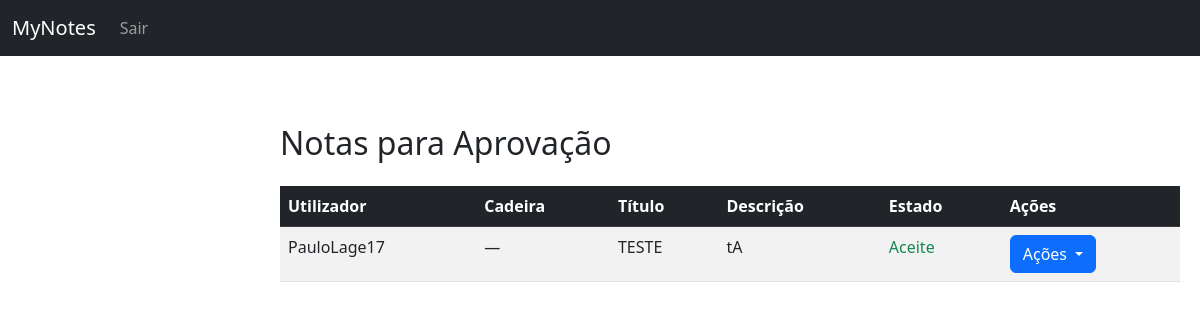
Screenshot of /MyNotes/aprovar_notas.php (signed in) with the database file from the repository.
### tables this page shows
CREATE TABLE `notes` (
  `id` int(11) NOT NULL AUTO_INCREMENT,
  `user_id` int(11) NOT NULL,
  `id_cadeira` int(11) DEFAULT NULL,
  `escola` int(11) DEFAULT NULL,
  `title` varchar(255) NOT NULL,
  `content` text NOT NULL,
  `private_status` tinyint(2) NOT NULL DEFAULT 1,
  `created_at` timestamp NOT NULL DEFAULT current_timestamp(),
  `updated_at` timestamp NOT NULL DEFAULT current_timestamp() ON UPDATE current_timestamp(),
  PRIMARY KEY (`id`),
  KEY `fk_user_notes` (`user_id`),
  KEY `fk_notes_escola` (`escola`),
  CONSTRAINT `fk_user_notes` FOREIGN KEY (`user_id`) REFERENCES `userdata` (`id`) ON DELETE CASCADE,
  CONSTRAINT `fk_notes_escola` FOREIGN KEY (`escola`) REFERENCES `escolas` (`id`) ON DELETE SET NULL
);

CREATE TABLE `userdata` (
  `id` int(11) NOT NULL AUTO_INCREMENT,
  `username` varchar(20) NOT NULL,
  `email` varchar(100) NOT NULL,
  `password` varchar(255) NOT NULL,
  `aprovado` tinyint(1) NOT NULL DEFAULT 0,
  `admin` tinyint(2) NOT NULL DEFAULT 0,
  `escola` int(11) DEFAULT NULL,
  PRIMARY KEY (`id`),
  UNIQUE KEY `username` (`username`),
  UNIQUE KEY `email` (`email`),
  KEY `fk_userdata_escola` (`escola`),
  CONSTRAINT `fk_userdata_escola` FOREIGN KEY (`escola`) REFERENCES `escolas` (`id`) ON DELETE SET NULL
);

### MyNotes/aprovar_notas.php (the view, shortened to what this page needs)
<?php
require_once "config.php";
$sql = "SELECT notes.id, notes.title, notes.content, notes.private_status,
               userdata.username, cadeiras.nome AS cadeira_nome
        FROM notes
        JOIN userdata ON notes.user_id = userdata.id
        LEFT JOIN cadeiras ON notes.id_cadeira = cadeiras.id
        WHERE notes.private_status IN (0,2)
        ORDER BY notes.private_status DESC, notes.id DESC";
$stmt = $conn->prepare($sql);
$stmt->execute();
$notas = $stmt->fetchAll(PDO::FETCH_ASSOC);
?>
<!DOCTYPE html>
<html lang="pt">
<head>
    <link href="https://cdn.jsdelivr.net/npm/bootstrap@5.3.0/dist/css/bootstrap.min.css" rel="stylesheet">
    <link rel="stylesheet" href="styles.css">
</head>
<body>
    <nav class="navbar navbar-expand-lg navbar-dark bg-dark">
        <div class="container-fluid">
            <a class="navbar-brand" href="index.php">MyNotes</a>
            <div class="collapse navbar-collapse" id="navbarNav">
                <ul class="navbar-nav w-100 align-items-center">
                    <?php if (isset($_SESSION["user_id"])): ?>
                        <li class="nav-item"><a class="nav-link" href="logout.php">Sair</a></li>
                    <?php else: ?>
                        <li class="nav-item"><a class="nav-link" href="login.php">Login</a></li>
                    <?php endif; ?>
                </ul>
            </div>
        </div>
    </nav>
    <div class="content container mt-5">
        <h2 class="mb-4">Notas para Aprovação</h2>
        <table class="table table-striped">
            <thead class="table-dark">
                <tr>
                    <th>Utilizador</th>
                    <th>Cadeira</th>
                    <th>Título</th>
                    <th>Descrição</th>
                    <th>Estado</th>
                    <th>Ações</th>
                </tr>
            </thead>
            <tbody>
                <?php foreach ($notas as $nota): ?>
                <tr>
                    <td><?= htmlspecialchars($nota['username']) ?></td>
                    <td><?= htmlspecialchars($nota['cadeira_nome'] ?? '—') ?></td>
                    <td><?= htmlspecialchars($nota['title']) ?></td>
                    <td><?= nl2br(htmlspecialchars($nota['content'])) ?></td>
                    <td>
                        <?php
                        if ($nota['private_status'] == 2) {
                            echo '<span class="text-warning">A aguardar aprovação</span>';
                        } elseif ($nota['private_status'] == 0) {
                            echo '<span class="text-success">Aceite</span>';
                        }
                        ?>
                    </td>
                    <td>
                        <div class="dropdown">
                            <button class="btn btn-primary dropdown-toggle" type="button" data-bs-toggle="dropdown">
                                Ações
                            </button>
                        </div>
                    </td>
                </tr>
                <?php endforeach; ?>
            </tbody>
        </table>
    </div>
</body>
</html>

### MyNotes/styles.css (style rules this page uses)
.content { margin-left: 260px; padding: 20px; max-width: calc(100% - 260px); }

### rows the page displays
notes: user.username "PauloLage17", cadeira_nome "—", title "TESTE", content "tA", private_status "Aceite"
